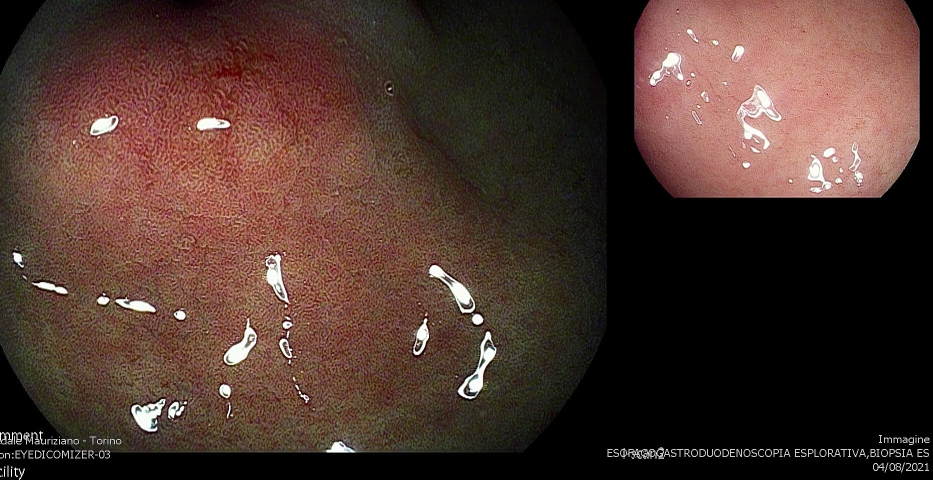
#> input picture Metaplasia Images/export--198413547.jpg, 1865 x 960 px (shown at 1/2 size)
$ python -i removeColor.py   (imports and definitions only)
#> lines starting #> are read from the running program, lines starting #| are printed output that depends on the picture; after the words box and inside, x2 and y2 are one past the last pixel; in counts of white or black regions, pixels touching at a corner belong together
import os
import cv2
import numpy as np
import matplotlib.pyplot as plt
import numpy as np
import pandas as pd
import csv

class shape():

    def __init__(self):
        self.lmask = np.array([-27 , 10  ,29])
        self.hmask = np.array([ 53, 277, 284])

    def run(self, filePathOR):

#> called with filePathOR = 'Metaplasia Images/export--198413547.jpg'
        img =cv2.imread(filePathOR)
#> img is the input picture: shape (960, 1865, 3); mean B, G, R 45.2, 52.9, 75.3
        # create the Mask
        imgHSV = cv2.cvtColor(img, cv2.COLOR_BGR2HSV)
#> imgHSV: shape (960, 1865, 3); mean H, S, V 16, 77, 75.4

        mask1 = cv2.inRange(imgHSV, self.lmask, self.hmask)
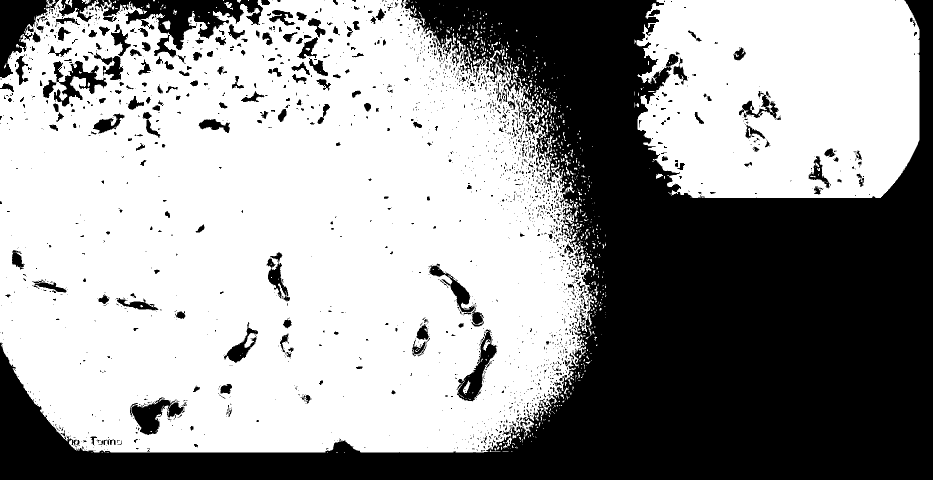
#> mask1: shape (960, 1865) (shown at 1/2 size); 60.5% white; 2115 black regions (1735 under 20 px), largest, box (x1, y1, x2, y2) and area: (0, 0, 1865, 960) 620195, (189, 0, 526, 115) 13871, (0, 0, 118, 156) 8029
        # inverse mask
        mask = 255-mask1
        res = cv2.bitwise_and(img, img, mask=mask)
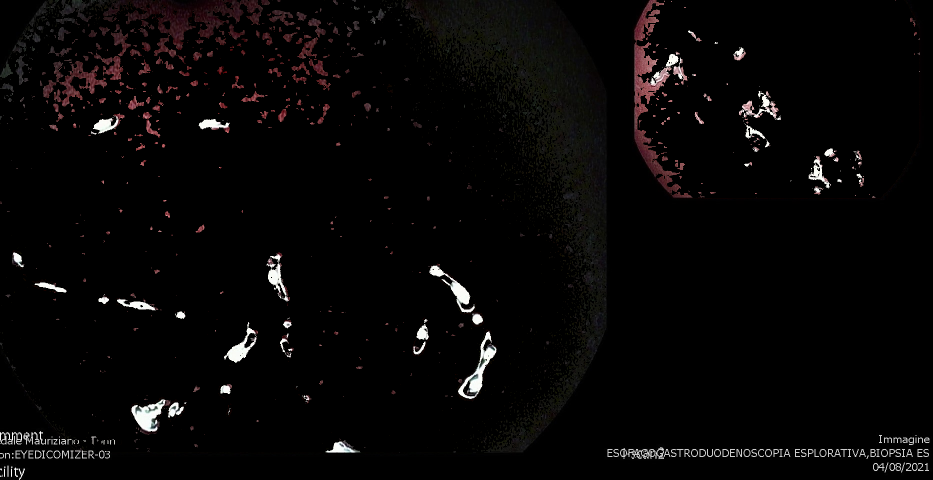
#> res: shape (960, 1865, 3) (shown at 1/2 size); mean B, G, R 6.1, 6.2, 7.5
        filename = filePathOR.replace("original", "color")

        cv2.imwrite(filename, res)

>>> result = shape().run('Metaplasia Images/export--198413547.jpg')

$ run again, on Metaplasia Images/export--198413548.jpg
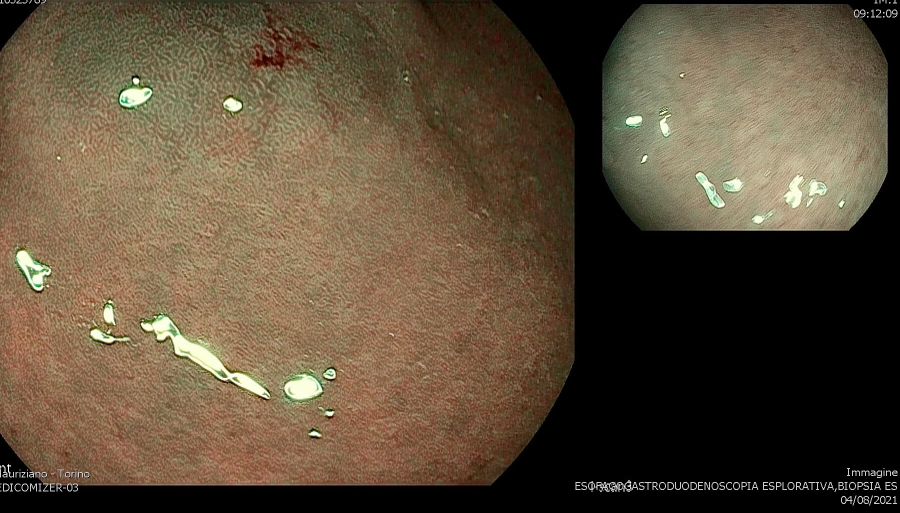
#> input picture Metaplasia Images/export--198413548.jpg, 1800 x 1026 px (shown at 1/2 size)
#> in run, img is the input picture: shape (1026, 1800, 3); mean B, G, R 57.2, 77, 91.8
#> imgHSV: shape (1026, 1800, 3); mean H, S, V 14.3, 77.3, 92.2
#> in run, `mask1 = cv2.inRange(imgHSV, self.lmask, self.hmask)`:
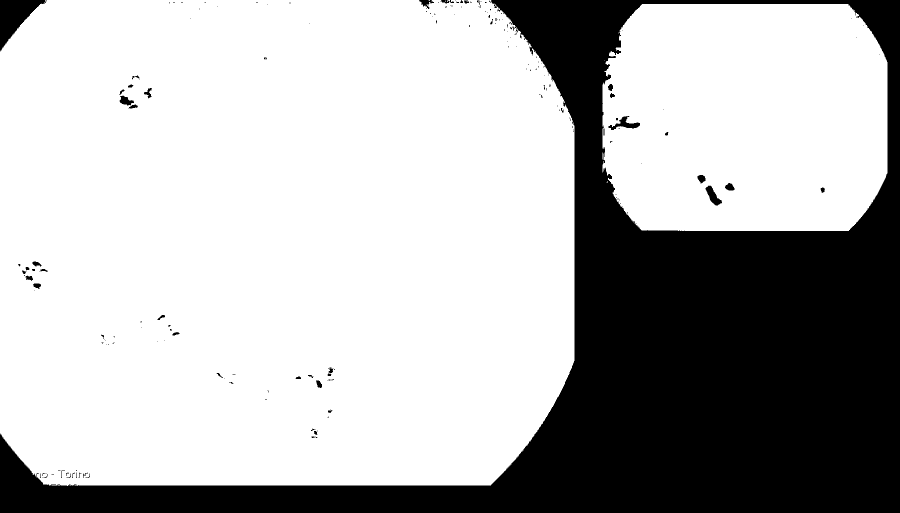
#> mask1: shape (1026, 1800) (shown at 1/2 size); 70.8% white; 208 black regions (166 under 20 px), largest, box (x1, y1, x2, y2) and area: (0, 0, 1800, 1026) 529770, (0, 0, 93, 103) 4356, (1217, 232, 1280, 260) 653
#> in run, `res = cv2.bitwise_and(img, img, mask=mask)`:
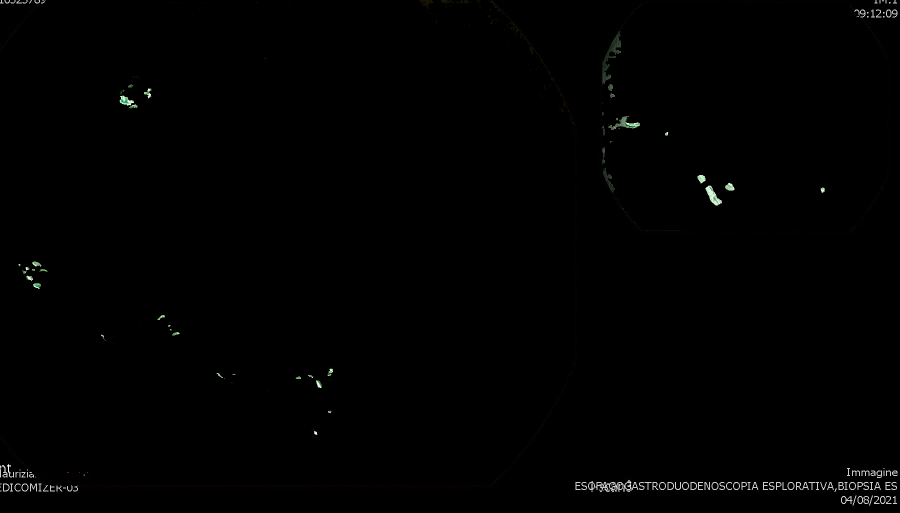
#> res: shape (1026, 1800, 3) (shown at 1/2 size); mean B, G, R 1.1, 1.2, 1.2
